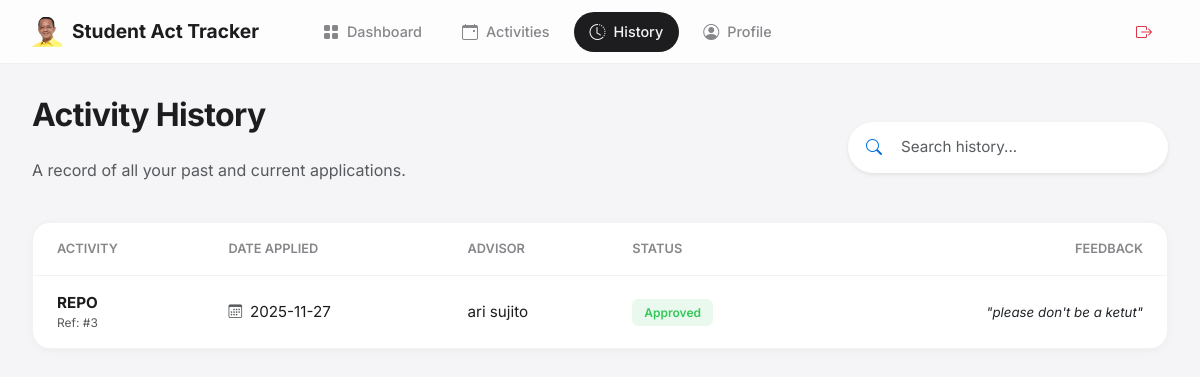
The page /activity-history (signed in) on the database as committed earlier.
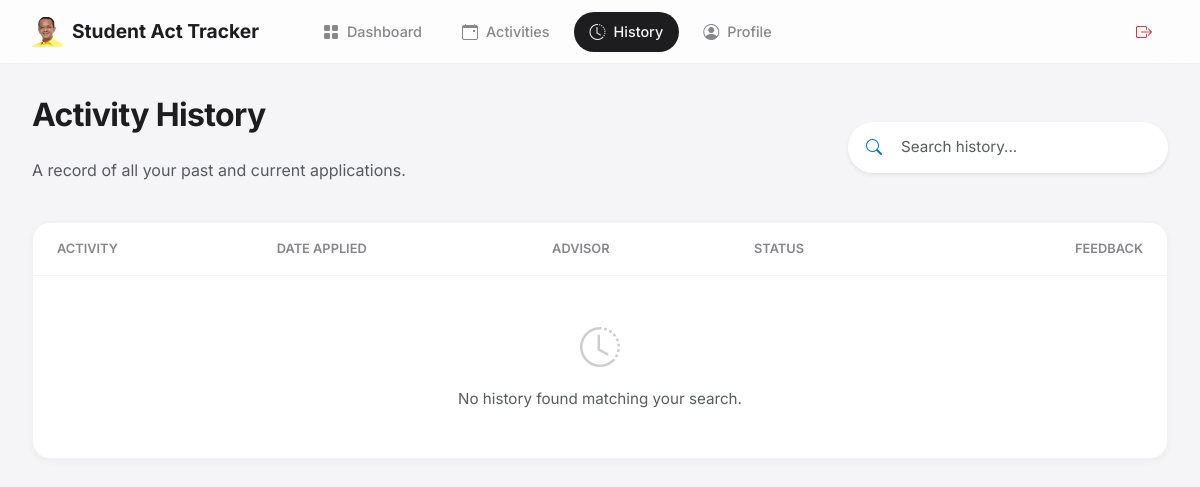
The same page on the database as committed later.
### website/models.py (models this page shows, shortened)
class Participation(db.Model):
    __tablename__ = "participation"
    participationID = db.Column(db.Integer, primary_key=True)
    dateApplied = db.Column(db.Date)
    applicationStatus = db.Column(db.String(20))
    approvalDate = db.Column(db.Date)
    advisorFeedback = db.Column(db.Text)
    achievements = db.Column(db.Text)
    studentID = db.Column(db.Integer, db.ForeignKey("students.studentID"))
    activityID = db.Column(db.Integer, db.ForeignKey("activity.activityID"))
    advisorID = db.Column(db.Integer, db.ForeignKey("advisor.advisorID"))
    student = db.relationship("Students")
    activity = db.relationship("Activity")
    advisor = db.relationship("Advisor")

class Activity(db.Model):
    __tablename__ = "activity"
    activityID = db.Column(db.Integer, primary_key=True)
    activityName = db.Column(db.String(30))
    activityCategory = db.Column(db.String(20))
    activityLocation = db.Column(db.String(50))
    activityDetails = db.Column(db.Text)
    activityStartDate = db.Column(db.Date)
    activityEndDate = db.Column(db.Date)
    activityFrequency = db.Column(db.String(20))
    advisorID = db.Column(db.Integer, db.ForeignKey("advisor.advisorID"))
    advisor = db.relationship("Advisor")

class Advisor(db.Model, UserMixin):
    __tablename__ = "advisor"
    advisorID = db.Column(db.Integer, primary_key=True)
    advisorName = db.Column(db.String(20))
    advisorEmail = db.Column(db.String(25))
    advisorRole = db.Column(db.String(15))
    advisorPassword = db.Column(db.String(15))
    availableSchedule = db.Column(db.Text)
    status = db.Column(db.String(20), default="Pending")
    is_admin = db.Column(db.Boolean, default=False)

### website/views.py (the view)
@views.route("/activity-history", methods=["GET"])
@login_required
def activity_history():
    if getattr(current_user, "role_type", None) != "student":
        if getattr(current_user, "role_type", None) == "advisor":
            if getattr(current_user, "is_admin", False):
                return redirect(url_for("admin.index"))
            return redirect(url_for("advisor.dashboard"))
        return redirect(url_for("auth.login"))
    search_query = request.args.get("q", "")
    participations = (
        Participation.query
        .join(Activity)
        .filter(
            Participation.studentID == current_user.studentID,
            Activity.activityName.ilike(f"%{search_query}%")
        )
        .all()
    )
    return render_template(
        "activity_history.html",
        participations=participations,
        search_query=search_query
    )

### website/models.py (called while the page is built)
    @property
    def role_type(self):
        return "student"

### website/templates/activity_history.html
{% extends "base.html" %}
{% block content %}
<div class="d-flex justify-content-between align-items-center mb-4">
    <div>
        <h2>Activity History</h2>
        <p class="text-muted">A record of all your past and current applications.</p>
    </div>
    <form class="d-none d-md-block" style="width: 320px;" method="GET" action="{{ url_for('views.activity_history') }}">
        <div class="input-group shadow-sm rounded-pill bg-white overflow-hidden border-0" style="padding: 2px;">
            <span class="input-group-text bg-white border-0 ps-3">
                <i class="bi bi-search" style="color: var(--accent);"></i>
            </span>
            <input type="text"
                   name="q"
                   class="form-control border-0 shadow-none ps-2"
                   placeholder="Search history..."
                   value="{{ search_query }}"
                   style="font-size: 0.95rem; background: transparent;">
        </div>
    </form>
</div>
<div class="ios-card p-0 overflow-hidden">
    <div class="table-responsive">
        <table class="table-custom">
            <thead>
                <tr>
                    <th style="padding-left: 1.5rem;">Activity</th>
                    <th>Date Applied</th>
                    <th>Advisor</th>
                    <th>Status</th>
                    <th class="text-end" style="padding-right: 1.5rem;">Feedback</th>
                </tr>
            </thead>
            <tbody>
            {% for p in participations %}
                <tr>
                    <td style="padding-left: 1.5rem;">
                        <div class="fw-bold">{{ p.activity.activityName }}</div>
                        <div class="small text-muted" style="font-size: 0.75rem;">
                            Ref: #{{ p.participationID }}
                        </div>
                    </td>
                    <td>
                        <div class="d-flex align-items-center gap-2">
                            <i class="bi bi-calendar3 text-muted" style="font-size: 0.85rem;"></i>
                            <span>{{ p.dateApplied }}</span>
                        </div>
                    </td>
                    <td>
                        {% if p.advisor %}
                            {{ p.advisor.advisorName }}
                        {% else %}
                            <span class="text-muted">-</span>
                        {% endif %}
                    </td>
                    <td>
                        <span class="badge-ios
                            {% if p.applicationStatus == 'Approved' %}bg-approved
                            {% elif p.applicationStatus == 'Rejected' %}bg-rejected
                            {% else %}bg-pending{% endif %}">
                            {{ p.applicationStatus }}
                        </span>
                    </td>
                    <td class="text-end" style="padding-right: 1.5rem;">
                        {% if p.advisorFeedback %}
                            <span class="text-dark small fst-italic">"{{ p.advisorFeedback }}"</span>
                        {% else %}
                            <span class="text-muted small">-</span>
                        {% endif %}
                    </td>
                </tr>
            {% else %}
                <tr>
                    <td colspan="5" class="text-center py-5 text-muted">
                        <i class="bi bi-clock-history display-6 mb-3 d-block" style="opacity: 0.3;"></i>
                        No history found matching your search.
                    </td>
                </tr>
            {% endfor %}
            </tbody>
        </table>
    </div>
</div>
{% endblock %}

Rows that differ between the two databases and show on the page:
no longer on this page (row edited): Participation: activity.activityName "REPO", participationID "3", dateApplied "2025-11-27", advisor.advisorName "ari sujito", applicationStatus "Approved", advisorFeedback "please don't be a ketut"
Other text that changed with them:
text now shown: "No history found matching your search."
